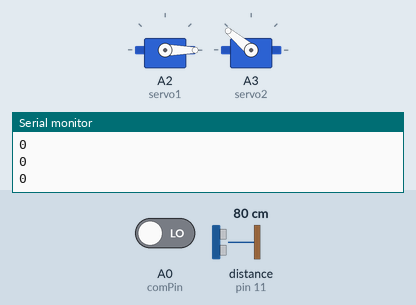
Simulated run of this sketch. Board: Arduino Uno, built with avr-gcc and run on an emulated ATmega328P. On the bench: 2 × servo, the last lines printed to the serial monitor. The inputs (shaded band) are chosen by the test bench; at power-on: A0 (comPin) LOW, distance to the obstacle (sensor on pin 11) 80 cm. The echo pulse lasts 58.3 µs per cm.

Above: at 1.2 s.
1.3 s: A0 (comPin) driven HIGH
At 2.5 s:
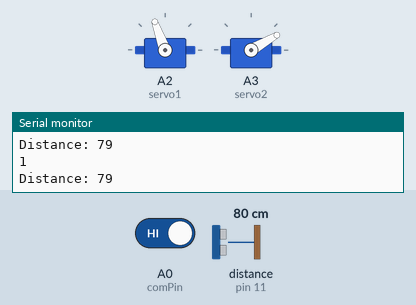
2.8 s: distance to the obstacle (sensor on pin 11) set to 2 cm
8.8 s: A0 (comPin) driven LOW
At 11.1 s:
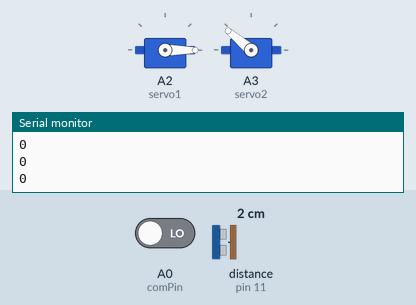
Timing chart, 0 to 12.5 s (numbered marks = the images above; inputs shaded):
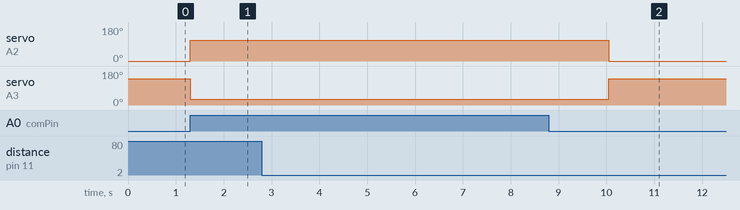

The sketch:

nanoranz.ino
```cpp
#include <Wire.h>
#include <Keypad.h>
#include <Servo.h>

Servo servo1; //servo
Servo servo2;

int trigPin = 10; //abstandssensor
int echoPin = 11;
long duration;
int distance;

int comPin = A0;  //für dig-com
boolean turauf = false;
boolean checkSchranke =false;
long myTimer =0;
long myTimeout = 2000;

char lastCode[6] = {'#', '#', '#', '#', '#', 'n'};

const byte ROWS =4;               //4x4-Keypad
const byte COLS = 4;
char keys[ROWS][COLS] = {
  {'1','2','3','A'},
  {'4','5','6','B'},
  {'7','8','9','C'},
  {'*','0','#','D'}
};
byte rowPins[ROWS] = {2, 3, 4, 5};
byte colPins[COLS] = {6,7,8,9};
Keypad keypad = Keypad( makeKeymap(keys), rowPins, colPins, ROWS, COLS );

char eingabe[5] = {'#', '#', '#', '#', '#'};  //array für Code eingabe (# = unbelegt)
boolean arrayvoll = false;                    //boolean für check, ob array voll ist

char band[] = {                                                     //turing
        '#', '#', '#', '#', '#', '#', '#', '#', '#', '#', '#',
        '#', '#', '#', '#', '#', '#', '#', '#', '#', '#', '#'
        };
short position = 1;

int flag = 0;
boolean result;

char validation_char = 'n';

void setup() {
  // put your setup code here, to run once:
  Wire.begin(2);
  Wire.onRequest(requestEvent);
  Serial.begin(9600);
  pinMode(trigPin, OUTPUT);  //Abstandssensor
  pinMode(echoPin, INPUT);   //Abstandssensor
  pinMode(comPin, INPUT);   //Abstandssensor
  servo1.attach(A2);
  servo2.attach(A3);
  servo1.write(0);
  servo2.write(140);
}

void loop() {
  // put your main code here, to run repeatedly:

  char key = keypad.getKey();
  if (key){                                                //wenn Eingabe erfolgt ist:
    if (key =='A' || key =='B' || key =='C' || key=='D'){   //Unbelegte Keys
      Serial.println("falsche Eingabe");

    } else if(key =='#') {                   //wenn Eingabe key(#) gedrückt
      //Eingabe wird überprüft:
      lastCode[5] = 'y';

    } else if(key =='*'){           //wenn löschen-key(*) gedrückt wird
      //löscht letzte Eingabe
      for(int i = 0; i<5; i++) {
        if(eingabe[i] == '#' && i!=0) {  //löscht die letzte eingegebene Zahl
          eingabe[i-1] = '#';
          break;
        }
        if(i == 4){                 //wenn alles belegt ist, löscht es die letzte zahl
          eingabe[i] = '#';
          arrayvoll =false;
        }
      }

    } else {                       //wenn Zahl eingegeben wurde:
      if(arrayvoll){               //löscht das komplette array wenn es voll war
        cleararray();
      }

      for(int i = 0; i<5; i++) {    //setzt die zahl an nächste freie Stelle
        arrayvoll = true;
        if(eingabe[i] =='#'){
          eingabe[i] = key;
          if(i != 4){
            arrayvoll = false; // array ist noch nicht komplett gefüllt
          } else{
            arrayvoll = true;  //array ist nun komplett gefüllt
          }
          break;
        }
      }
    }
  }
  for(int i =0; i<5; i++) {
    lastCode[i] = eingabe[i];
  }
  //delay(50);
  //ab hier für dig-com
  Serial.println(digitalRead(comPin));
  if(digitalRead(comPin)){
    turauf =true;
  }
  if(turauf){
    opendoor();
  }

}

void opendoor(){
  boolean turzu = false;
  servo1.write(110); //open
  servo2.write(30);
  if(millis() > myTimeout + myTimer && !checkSchranke){
    myTimer = millis();
    checkSchranke = true;
  }
  if(checkSchranke){
    digitalWrite(trigPin, LOW);
    delayMicroseconds(2);
    digitalWrite(trigPin, HIGH);
    delayMicroseconds(10);
    digitalWrite(trigPin, LOW);
    duration = pulseIn(echoPin, HIGH);
    distance = duration*0.034/2;
    Serial.print("Distance: ");
    Serial.println(distance);
    if(distance < 30){
      turzu = true;
    }
  }
  if(millis() > myTimeout + myTimer && turzu){
    checkSchranke = false;
    turauf = false;
    turzu = false;
    servo1.write(0);   //close
    servo2.write(140);
  }
}

void requestEvent(){
  for (int i = 0; i<6; i++){
    Serial.println(lastCode[i]);
    Wire.write(lastCode[i]);
  }
  if (lastCode[5] == 'y') {
    cleararray();
    lastCode[5] = 'n';
  }
}

void cleararray() {        //löscht alle eingegebenen Werte
  for(int i = 0; i<5; i++) {
    eingabe[i] = '#';
  }
}
```

Measured:
- after the input at 1.3 s, servo on A2 (servo1): 0° → 110° at once; servo on A3 (servo2): 140° → 30° at once
- after the input at 8.8 s, servo on A2 (servo1): 110° → 0° after 1.3 s; servo on A3 (servo2): 30° → 140° after 1.3 s
